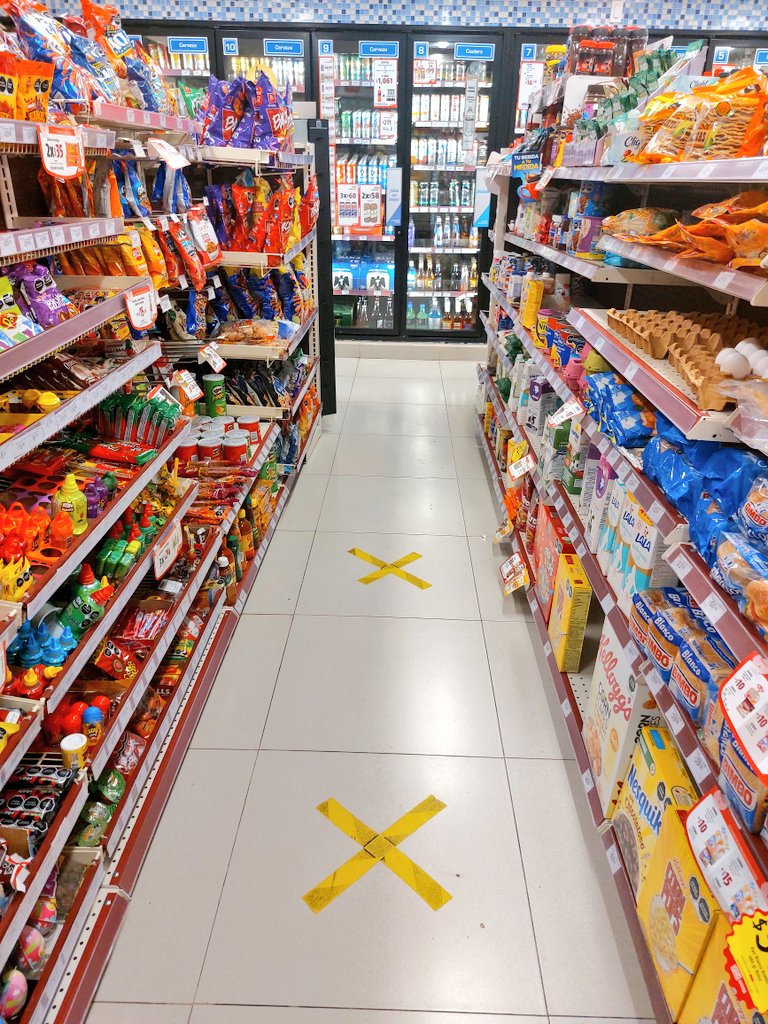
#> input picture FmKUHqEacAId0Ml.jpg, 768 x 1024 px, given in place of the camera
$ python color1.py
#> lines starting #> are read from the running program, lines starting #| are printed output that depends on the picture; after the words box and inside, x2 and y2 are one past the last pixel; in counts of white or black regions, pixels touching at a corner belong together
import cv2
import numpy as np
cap = cv2.VideoCapture(0)

rojoBajo1 = np.array([0, 100, 20], np.uint8)
rojoAlto1 = np.array([8, 255, 255], np.uint8)

rojoBajo2 = np.array([175, 100, 20], np.uint8)
rojoAlto2 = np.array([179, 255, 255], np.uint8)

while cap.isOpened():
    _, frame = cap.read()
#> frame is the input picture: shape (1024, 768, 3); mean B, G, R 132.7, 142.7, 165.5

    # read the camera frame

    frameHSV = cv2.cvtColor(frame, cv2.COLOR_BGR2HSV)
#> frameHSV: shape (1024, 768, 3); mean H, S, V 49.5, 81.1, 173.4
    MascaraUno = cv2.inRange(frameHSV, rojoBajo1, rojoAlto1)
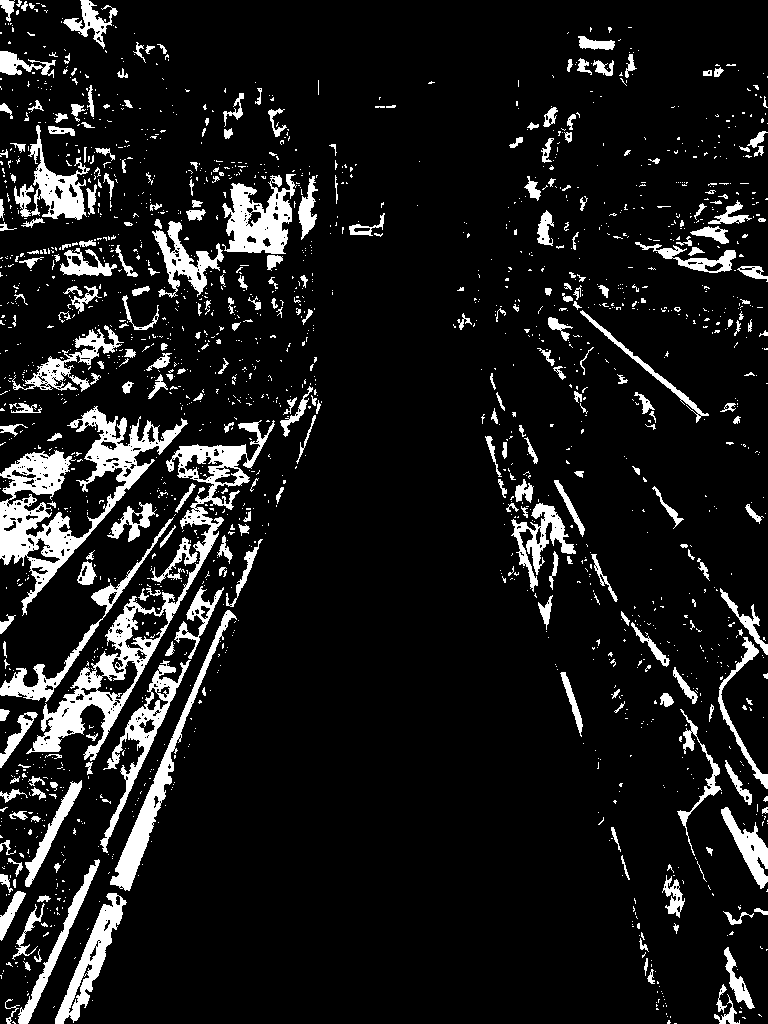
#> MascaraUno: shape (1024, 768); 10.4% white; 1880 white regions (1580 under 20 px), largest, box (x1, y1, x2, y2) and area: (0, 406, 188, 616) 9418, (26, 420, 275, 761) 9193, (110, 610, 237, 891) 3388
    MascaraDos = cv2.inRange(frameHSV, rojoBajo2, rojoAlto2)
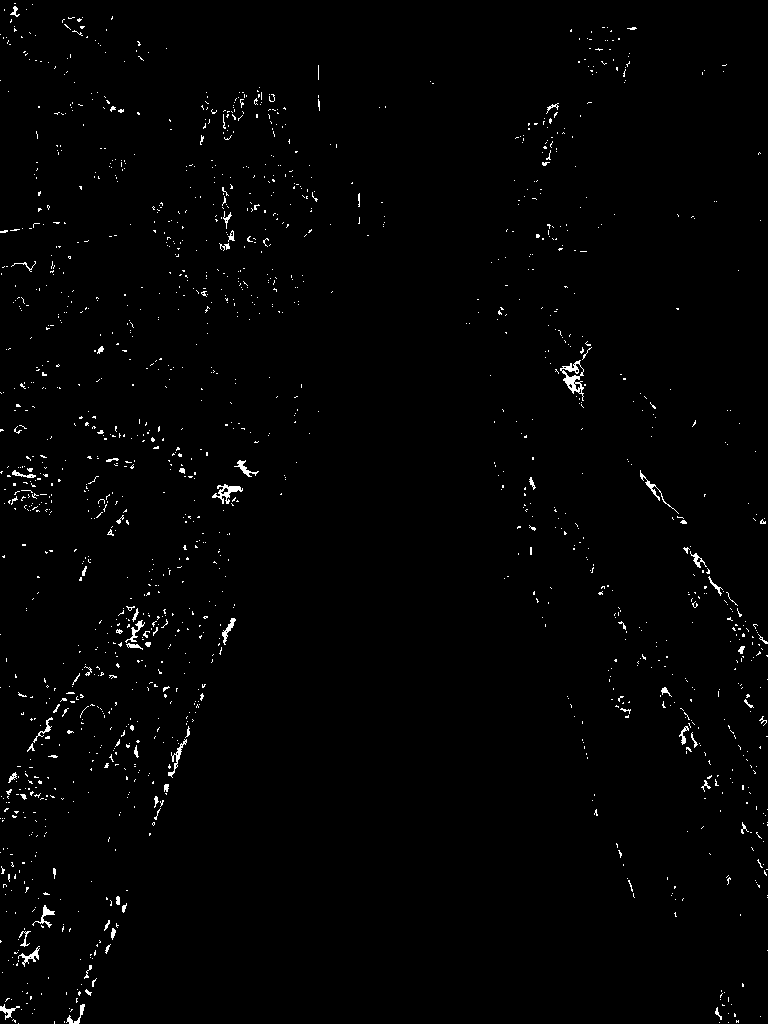
#> MascaraDos: shape (1024, 768); 1.1% white in thin lines or dots
    MascaraRoja = cv2.add(MascaraUno, MascaraDos)
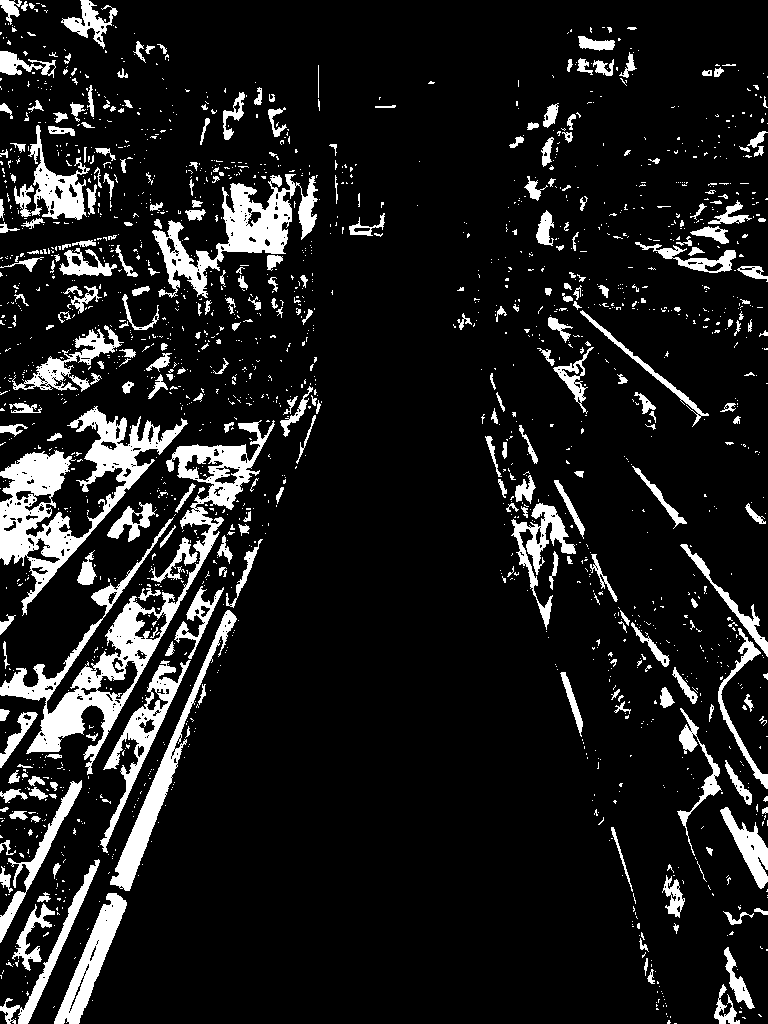
#> MascaraRoja: shape (1024, 768); 11.5% white; 1871 white regions (1577 under 20 px), largest, box (x1, y1, x2, y2) and area: (0, 420, 275, 775) 12866, (0, 406, 188, 616) 10136, (152, 174, 318, 298) 6254
    MascaraVis = cv2.bitwise_and(frame, frame, mask=MascaraRoja)
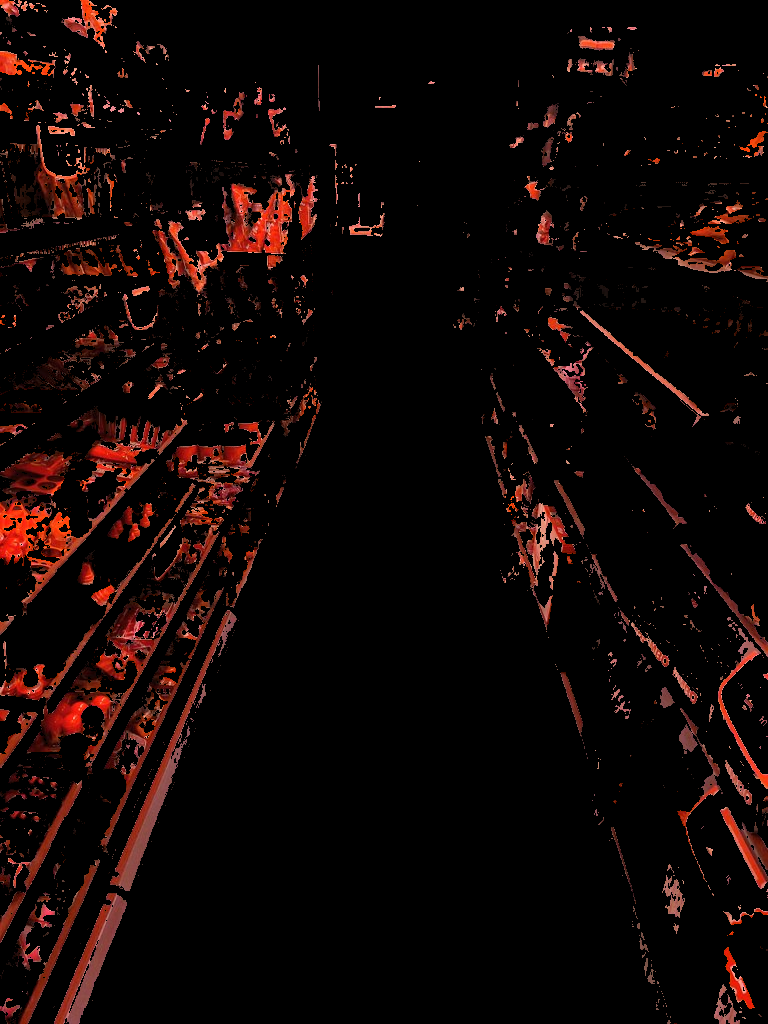
#> MascaraVis: shape (1024, 768, 3); mean B, G, R 4.8, 6.3, 16.4
    # show the frame
    cv2.imshow('frame', frame)
    cv2.imshow('MascaraRoja', MascaraRoja)
    cv2.imshow('MascaraVis', MascaraVis)
    cv2.waitKey(1)
    # wait for 1ms
    if cv2.waitKey(1) & 0xFF == ord('q'):
#> (key q is pressed here)
        break
